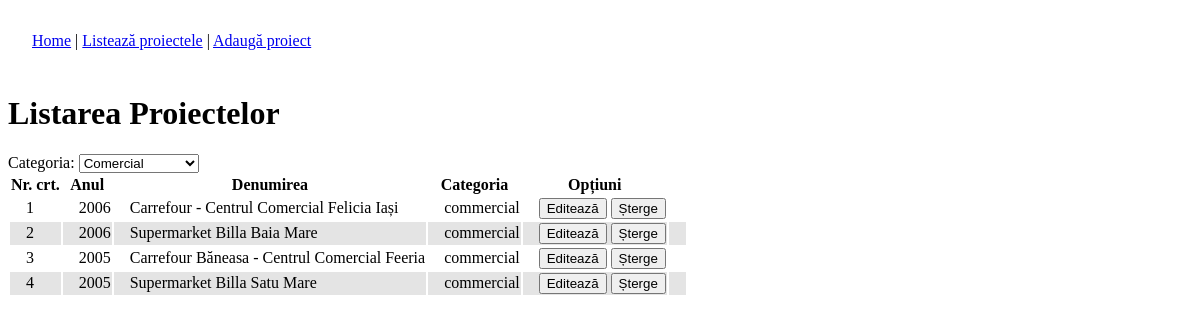
The app's page /admin/list.php?category=commercial, older data.
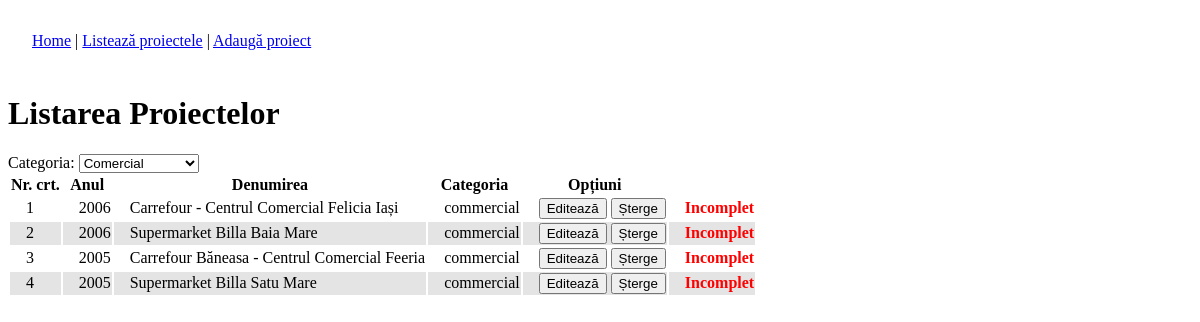
The same page, newer data.
### tables this page shows
CREATE TABLE `portfolio` (
  `id` int(11) NOT NULL auto_increment,
  `name` varchar(128) NOT NULL,
  `category` enum('office','residential','hotel','industrial','commercial','restoration','hospital','other') NOT NULL,
  `tags` varchar(64) NOT NULL,
  `address` varchar(512) NOT NULL,
  `developer` varchar(128) NOT NULL,
  `chief_architect` varchar(128) NOT NULL,
  `whole_area` int(11) default NULL,
  `height` varchar(128) NOT NULL,
  `phase` varchar(128) NOT NULL,
  `year_begin` year(4) default NULL,
  `year_end` year(4) default NULL,
  `description` text NOT NULL,
  `images` varchar(512) NOT NULL,
  PRIMARY KEY  (`id`)
);

### SingletonDB.class.php (called while the page is built, shortened)
<?php
class SingletonDB
{
	private static $connection;
	public static function connect()
	{
		if(!isset(self::$connection))
		{
			self::$connection = new mysqli(ADDRESS, USERNAME, PASSWORD, DATABASE);
		}
		return self::$connection;
	}
}
?>

### Content.class.php (called while the page is built, shortened)
<?php
require_once('util.inc.php');
class Content
{
	protected $db;
	protected $languages;
	public function __construct($namespace)
	{
		try {
			$this->db = SingletonDB::connect();
			if( !($result = $this->db->query("SELECT * FROM `languages`")) )
				throw new DBException('query');
			while($row = $result->fetch_assoc())
			{
				$this->languages[$row['code']]['name'] = $row['name'];
				$this->languages[$row['code']]['img'] = $row['image'];
			}
			$matchedLang = $this->matchLanguage();
			if( !($result = $this->db->query("SELECT * FROM `content` WHERE namespace = 'common' OR namespace = '"
					. $this->db->escape_string($namespace) . "'")) )
				throw new DBException('query');
			while($row = $result->fetch_assoc())
			{
				$this->content[$row['name']] = json_decode($row['value'], true);
			}
			if (! ($result = $this->db->query("SELECT category, COUNT(*) count FROM `portfolio` GROUP BY category")) )
				throw new DBException('query');
			while ($row = $result->fetch_assoc())
				$this->projectsCount[ $row['category'] ] = intval($row['count']);
		}
		catch(DBException $e) {
			echo $e->errorMessage();
			die();
		}
	}
	public function getLanguages()
	{
		return $this->languages;
	}
	public function matchLanguage()
	{
		$pattern = '/^(?P<primarytag>[a-zA-Z]{2,8})'.
    '(?:-(?P<subtag>[a-zA-Z]{2,8}))?(?:(?:;q=)'.
    '(?P<quantifier>\d\.\d))?$/';
		foreach (explode(',', $_SERVER['HTTP_ACCEPT_LANGUAGE']) as $lang)
		{
			$splits = array();
			if (preg_match($pattern, $lang, $splits))
			{
				$language = $splits['primarytag'];
				if(isset($this->languages[$language]))
					return $language;
			}
			else
				return 'en';
		}
		return 'en';
	}
	public function isRowIncomplete($row)
	{
		$incomplete = '';
		if(empty($row['tags']))
			$incomplete .= 't';
		$images = json_decode($row['images'], true);
		return $incomplete;
	}
	public function getPortfolioSummary($category, $page, $checkIncomplete=false)
	{
		$portfolio = null;
		if(!$checkIncomplete)
			$columns = "id, name, tags, year_begin, images, category";
		else
			$columns = "*";
		$query = "SELECT ". $columns. " FROM `portfolio`";
		if($category != null)
			$query .= " WHERE category = '". $this->db->escape_string($category) . "'";
		$query .= " ORDER BY year_begin DESC, name ASC";
		$result = $this->db->query($query);
		while($row = $result->fetch_assoc())
		{
			$portfolio[$row['id']]['name'] = $row['name'];
			$portfolio[$row['id']]['tags'] = $row['tags'];
			$portfolio[$row['id']]['year_begin'] = $row['year_begin'];
			$images = json_decode($row['images'], true);
			if(!$images)
				$portfolio[$row['id']]['image'] = null;
			else
				$portfolio[$row['id']]['image'] = getThumbFileName($images[0]);
			$portfolio[$row['id']]['category'] = $row['category'];
			if($checkIncomplete)
				$portfolio[$row['id']]['incomplete'] =
						$this->isRowIncomplete($row);
		}
		return $portfolio;
	}
}

### util.inc.php (called while the page is built, shortened)
<?php
function getThumbFileName($img)
{
	$ext = strrchr($img, '.');
	$basename = substr($img, 0, strpos($img, $ext));
	$thumb = "${basename}_thumb${ext}";
	return $thumb;
}

### admin/list.php (the view, shortened to what this page needs)
<?php
require_once('../Content.class.php');
$dbContent = new Content('common');
if(isset($_GET['del']))
{
	$dbContent->deleteProject($_GET['del'], $dbContent->getProject($_GET['del']));
	header('Location: list.php');
}
else
{
?>
<!DOCTYPE html PUBLIC "-//W3C//DTD XHTML 1.0 Strict//EN" "http://www.w3.org/TR/xhtml1/DTD/xhtml1-strict.dtd">
<html xmlns="http://www.w3.org/1999/xhtml">
<head>
<link href="../css/admin.css" rel="stylesheet" type="text/css" />
</head>
<body>
<?php
include('menu.php');
if(isset($_GET['category']))
	$category = $_GET['category'];
else
	$category = "";
echo "<h1>Listarea Proiectelor</h1>";
?>
Categoria: <select name="cat" onchange="window.location = 'list.php?category=' + this.value">
	<option value="commercial" <?php echo ($category=="commercial" ? 'selected="selected"' : '') ?> >Comercial</option>
</select>
<?php
$summary = $dbContent->getPortfolioSummary($category, null, true);
echo '<table><tr><th>Nr. crt.</th><th>Anul</th><th>Denumirea</th><th>Categoria</th><th>Opțiuni</th><th></th></tr>';
$i = 1;
$alt = 0;
foreach($summary as $prjId => $prj)
{
	echo "<tr". ($alt ? ' class="alt"': ''). "><td>$i</td><td>"
		. $prj['year_begin']. "</td><td>". $prj['name']
		. '</td><td>'. $prj['category']. '</td><td><input type="button" value="Editează" '
		. 'onclick="edit('. $prjId. ')" /> '
		. '<input type="button" value="Șterge" onclick="del('
		. $prjId. ', \''. $prj['name']. '\')" /></td>'
		. '<td>'. ($prj['incomplete'] ? '<span class="incomplete">Incomplet</span>' : '')
		. '</td></tr>';
	$i++;
	$alt = ($alt + 1) % 2;
}
echo '</table>';
?>
</body>
</html>
<?php
}
?>

### admin/menu.php (shortened to what this page needs)
<div class="menu"><a href="index.php">Home</a> | <a href="list.php">Listează proiectele</a> | <a href="edit.php">Adaugă proiect</a></div>

### css/admin.css (style rules this page uses)
td { padding-left: 16px; }
tr.alt td { background-color: #E4E4E4; }
.incomplete { color: red; font-weight: bold; }
.menu { padding: 24px; }

Row changes from the older to the newer data that the page shows:
changed portfolio "Carrefour - Centrul Comercial Felicia Iași": now shows "Incomplet"
changed portfolio "Supermarket Billa Baia Mare": now shows "Incomplet"
changed portfolio "Carrefour Băneasa - Centrul Comercial Feeria": now shows "Incomplet"
changed portfolio "Supermarket Billa Satu Mare": now shows "Incomplet"
